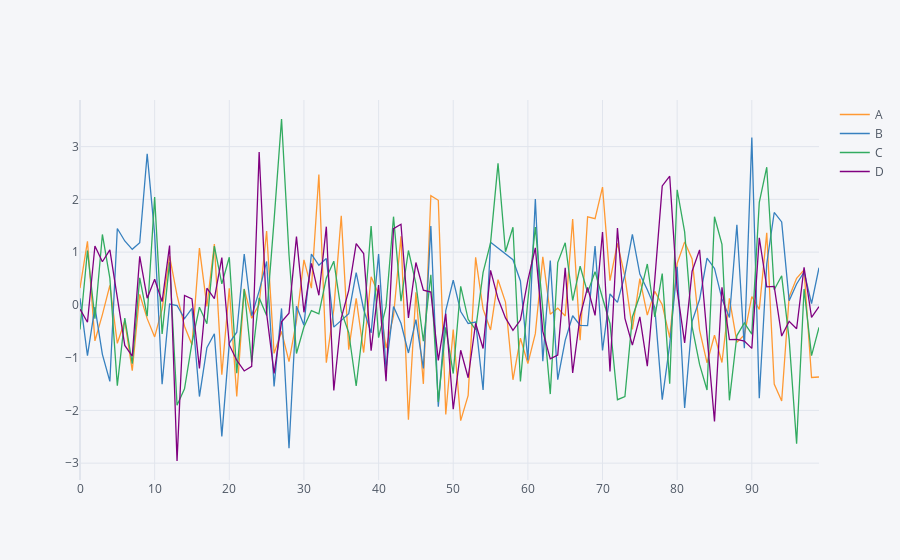

Source (notebook cell):
### Code cell
df.iplot(asFigure=True).update_traces(hovertemplate='%{y}').show()
